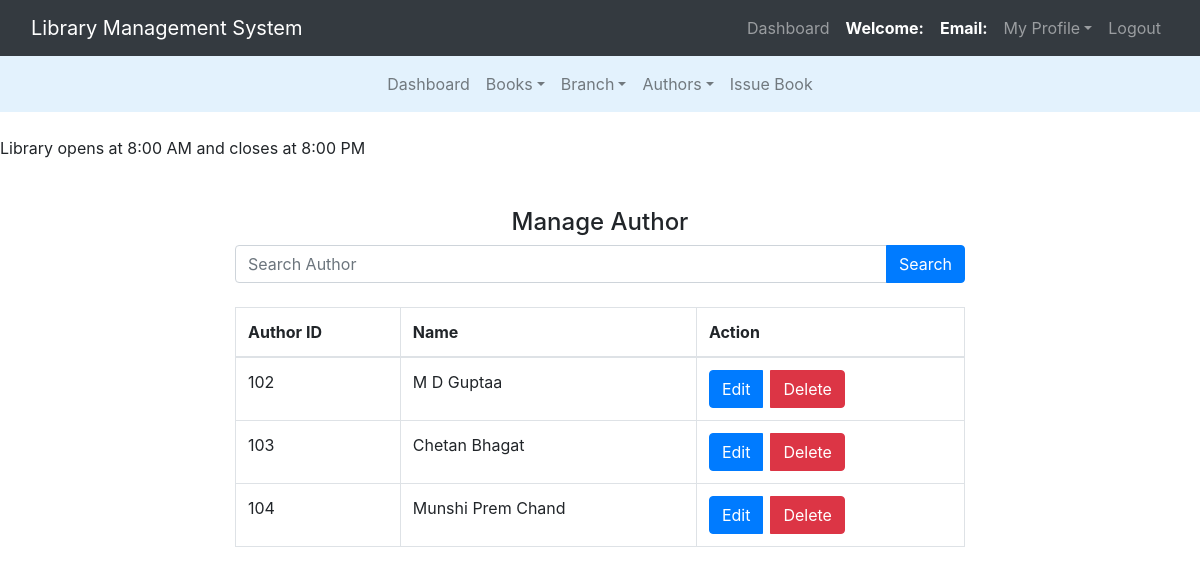
/admin/manage_author.php, run on an earlier commit of the app's database.
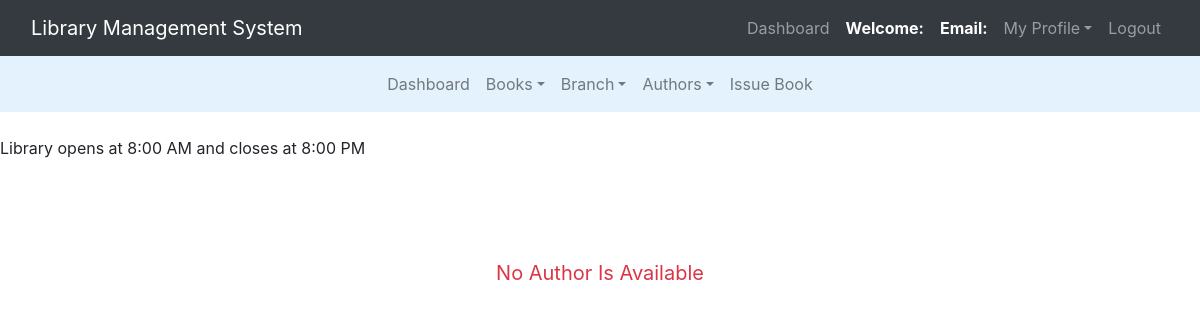
And on a later commit of the database.
### tables this page shows
CREATE TABLE `authors` (
  `author_id` int(11) NOT NULL,
  `author_name` varchar(250) NOT NULL
);

### admin/manage_author.php (the view, shortened to what this page needs)
<?php
    $connection = mysqli_connect("localhost", "root", "");
    $query = "SELECT * FROM authors";
    $query_run = mysqli_query($connection, $query);
    $authors_available = mysqli_num_rows($query_run) > 0;
?>
<!DOCTYPE html>
<html>
<head>
    <link rel="stylesheet" href="https://maxcdn.bootstrapcdn.com/bootstrap/4.5.2/css/bootstrap.min.css">
</head>
<body>
<nav class="navbar navbar-expand-lg navbar-dark bg-dark">
    <div class="container-fluid">
        <a class="navbar-brand" href="admin_dashboard.php">Library Management System</a>
        <div class="collapse navbar-collapse" id="navbarNav">
            <ul class="navbar-nav ml-auto">
                <li class="nav-item">
                    <a class="nav-link" href="admin_dashboard.php">Dashboard</a>
                </li>
                <li class="nav-item">
                    <span class="nav-link text-white"><strong>Welcome: <?php echo $_SESSION['name'];?></strong></span>
                </li>
                <li class="nav-item">
                    <span class="nav-link text-white"><strong>Email: <?php echo $_SESSION['email'];?></strong></span>
                </li>
                <li class="nav-item dropdown">
                    <a class="nav-link dropdown-toggle" href="#" id="navbarDropdown" role="button" data-toggle="dropdown" aria-haspopup="true" aria-expanded="false">My Profile</a>
                </li>
                <li class="nav-item">
                    <a class="nav-link" href="../logout.php">Logout</a>
                </li>
            </ul>
        </div>
    </div>
</nav>
<nav class="navbar navbar-expand-lg navbar-light" style="background-color: #e3f2fd">
    <div class="container-fluid">
        <div class="collapse navbar-collapse" id="navbarNav2">
            <ul class="navbar-nav mx-auto">
                <li class="nav-item">
                    <a class="nav-link" href="admin_dashboard.php">Dashboard</a>
                </li>
                <li class="nav-item dropdown">
                    <a class="nav-link dropdown-toggle" role="button" data-toggle="dropdown">Books</a>
                </li>
                <li class="nav-item dropdown">
                    <a class="nav-link dropdown-toggle" role="button" data-toggle="dropdown">Branch</a>
                </li>
                <li class="nav-item dropdown">
                    <a class="nav-link dropdown-toggle" role="button" data-toggle="dropdown">Authors</a>
                </li>
                <li class="nav-item">
                    <a class="nav-link" href="issue_book.php">Issue Book</a>
                </li>
            </ul>
        </div>
    </div>
</nav>
<br>
<span><marquee>Library opens at 8:00 AM and closes at 8:00 PM</marquee></span>
<br><br>
<div class="container">
    <div class="row">
        <div class="col-md-12">
            <?php if ($authors_available): ?>
                <h4 class="text-center">Manage Author</h4>
            <?php endif; ?>
        </div>
    </div>
    <?php if ($authors_available): ?>
        <div class="row">
            <div class="col-md-2"></div>
            <div class="col-md-8">
                <form method="post" class="mb-4">
                    <div class="input-group">
                        <input type="text" class="form-control" name="search" placeholder="Search Author" value="<?php echo isset($_POST['search']) ? $_POST['search'] : ''; ?>">
                        <div class="input-group-append">
                            <button class="btn btn-primary" type="submit">Search</button>
                        </div>
                    </div>
                </form>
                <div class="table-responsive">
                    <table class="table table-bordered table-hover">
                        <thead>
                            <tr>
                                <th>Author ID</th>
                                <th>Name</th>
                                <th>Action</th>
                            </tr>
                        </thead>
                        <tbody>
                            <?php while ($row = mysqli_fetch_assoc($query_run)): ?>
                                <tr>
                                    <td><?php echo $row['author_id'];?></td>
                                    <td><?php echo $row['author_name'];?></td>
                                    <td>
                                        <div class="btn-group">
                                            <a class="btn btn-primary mr-2" href="edit_author.php?aid=<?php echo $row['author_id'];?>">Edit</a>
                                            <a class="btn btn-danger" href="delete_author.php?aid=<?php echo $row['author_id'];?>">Delete</a>
                                        </div>
                                    </td>
                                </tr>
                            <?php endwhile; ?>
                        </tbody>
                    </table>
                </div>
            </div>
            <div class="col-md-2"></div>
        </div>
    <?php else: ?>
        <p class="no-authors-msg">No Author Is Available</p>
    <?php endif; ?>
</div>
</body>
</html>

### admin/manage_author.php (style rules this page uses)
.no-authors-msg { color: #dc3545; font-size: 1.25rem; margin-top: 50px; text-align: center; }

What changed in the data, as far as the page shows it:
removed authors: author_id "102", author_name "M D Guptaa"
removed authors: author_id "103", author_name "Chetan Bhagat"
removed authors: author_id "104", author_name "Munshi Prem Chand"
Also different on the page:
text no longer shown: "Manage Author Search Author ID Name Action"
text now shown: "No Author Is Available"
